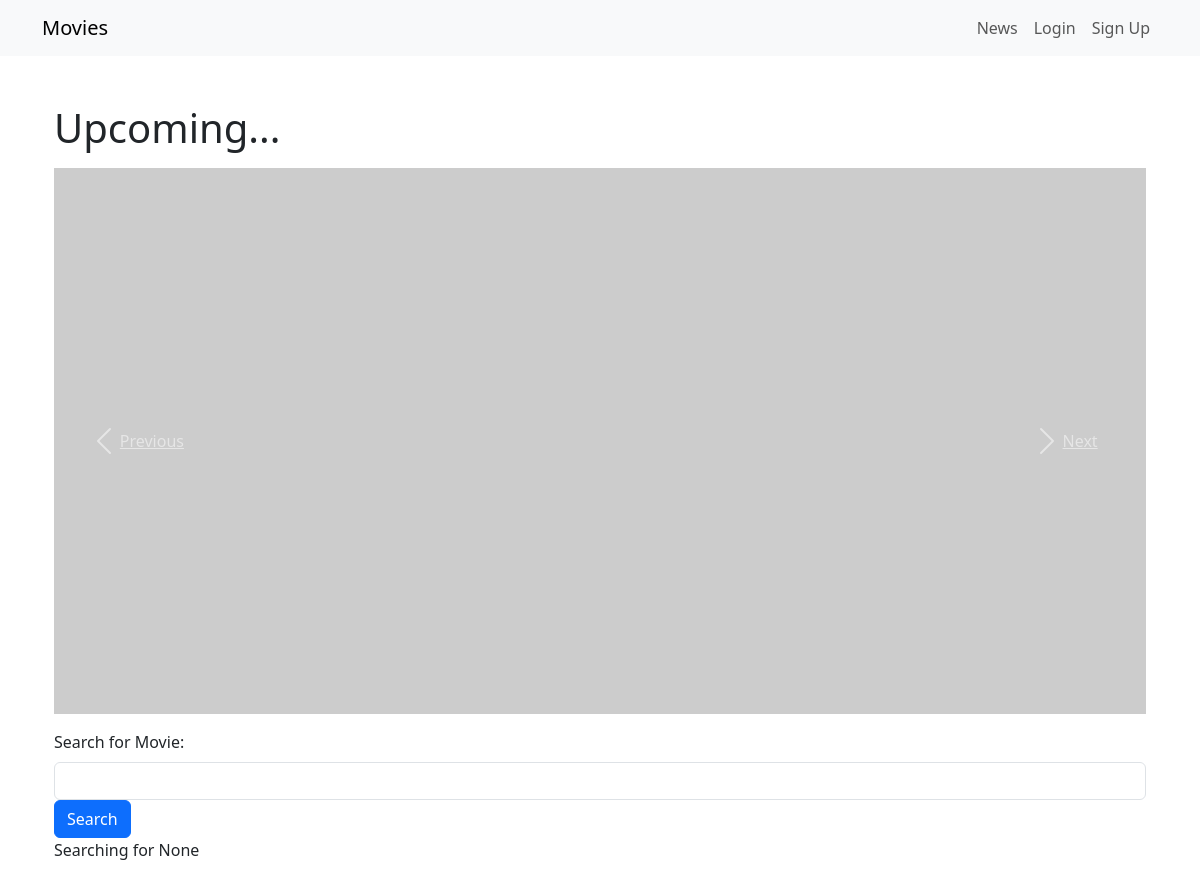
Before: / with the older database file.
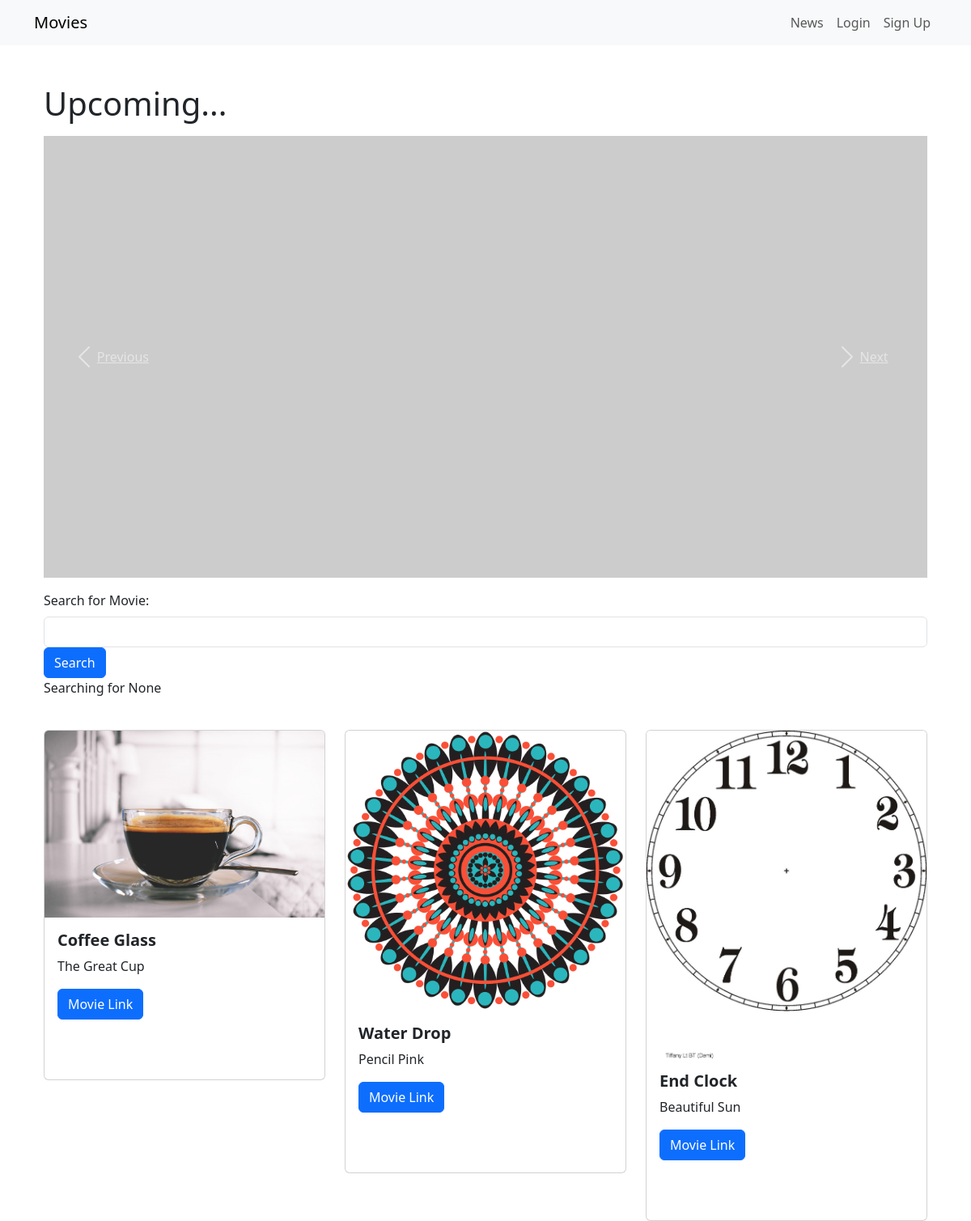
After: the same page with the newer database file.
### movie/models.py (models this page shows)
class Movie(models.Model):
    title = models.CharField(max_length=100)
    description = models.CharField(max_length=250)
    image = models.ImageField(upload_to='movie/images/')
    url = models.URLField(blank=True)

### movie/views.py (the view)
# urls.py: 2. Add a URL to urlpatterns:  path('', views.home, name='home')
def home(request):
    searchTerm = request.GET.get('searchMovie')
    if searchTerm:
        movies = Movie.objects.filter(title__icontains=searchTerm)
    else:
        movies = Movie.objects.all()
    return render(request, 'home.html', {'searchTerm': searchTerm, 'movies': movies})

### movie/templates/home.html (shortened to what this page needs)
<!DOCTYPE html>
<html lang="en">
    <head>
        <link
            href="https://cdn.jsdelivr.net/npm/bootstrap@5.3.0-alpha2/dist/css/bootstrap.min.css"
            rel="stylesheet"
        />
    </head>
    <body>
        {% extends "base.html" %} {% block content %}
        <div class="container mt-5">
            <h1 class="mb-3">Upcoming...</h1>
            <div
                id="movieCarousel"
                class="carousel slide mb-3"
                data-ride="carousel"
            >
                <div class="carousel-inner">
                    <div class="carousel-item active">
                        <img
                            src="https://via.placeholder.com/800x400/FF5733/FFFFFF?text=Movie1"
                            class="d-block w-100"
                            alt="Movie 1"
                        />
                    </div>
                </div>
                <a
                    class="carousel-control-prev"
                    href="#movieCarousel"
                    role="button"
                    data-slide="prev"
                >
                    <span
                        class="carousel-control-prev-icon"
                        aria-hidden="true"
                    ></span>
                    <span class="sr-only">Previous</span>
                </a>
                <a
                    class="carousel-control-next"
                    href="#movieCarousel"
                    role="button"
                    data-slide="next"
                >
                    <span
                        class="carousel-control-next-icon"
                        aria-hidden="true"
                    ></span>
                    <span class="sr-only">Next</span>
                </a>
            </div>
        </div>
        <div class="container">
            <form action="">
                <div class="mb-03">
                    <label for="searchMovie" class="form-label"
                        >Search for Movie:</label
                    >
                    <input
                        type="text"
                        class="form-control"
                        name="searchMovie"
                    />
                </div>
                <button type="Submit" class="btn btn-primary">Search</button>
            </form>
            <p>Searching for {{ searchTerm }}</p>
            <br />
            <div class="row row-col-1 row-cols-md-3 g-4">
                {% for movie in movies %}
                <div v-for="movie in movies" class="col">
                    <div class="card">
                        <img
                            src="{{movie.image.url}}"
                            class="card-img-top"
                            alt="movie image"
                        />
                        <div
                            class="card-body"
                            style="height: 200px; overflow: hidden"
                        >
                            <h5 class="card-title fw-bold">{{movie.title}}</h5>
                            <p class="card-text">{{movie.description}}</p>
                            {% if movie.url %}
                            <a href="{{movie.url}}" class="btn btn-primary"
                                >Movie Link</a
                            >
                            {% endif %}
                        </div>
                    </div>
                </div>
                {% endfor %}
            </div>
        </div>
        {% endblock content %}

### moviereviews/templates/base.html (shortened to what this page needs)
<!DOCTYPE html>
<html>
    <head>
        <link
            href="https://cdn.jsdelivr.net/npm/bootstrap@5.3.0-alpha2/dist/css/bootstrap.min.css"
            rel="stylesheet"
        />
    </head>
    <body>
        <nav class="navbar navbar-expand-lg navbar-light bg-light mb-3">
            <div class="container">
                <a class="navbar-brand" href="{% url 'home' %}">Movies</a>
                <div class="collapse navbar-collapse" id="navbarNavAltMarkup">
                    <div class="navbar-nav ms-auto">
                        <a class="nav-link" href="{% url 'news' %}">News</a>
                        <a class="nav-link" href="#">Login</a>
                        <a class="nav-link" href="#">Sign Up</a>
                    </div>
                </div>
            </div>
        </nav>
        <div class="container">{% block content %} {% endblock %}</div>
    </body>
</html>

Changed rows visible on the page:
added Movie: image (picture), title "Coffee Glass", description "The Great Cup"
added Movie: image (picture), title "Water Drop", description "Pencil Pink"
added Movie: image (picture), title "End Clock", description "Beautiful Sun"
